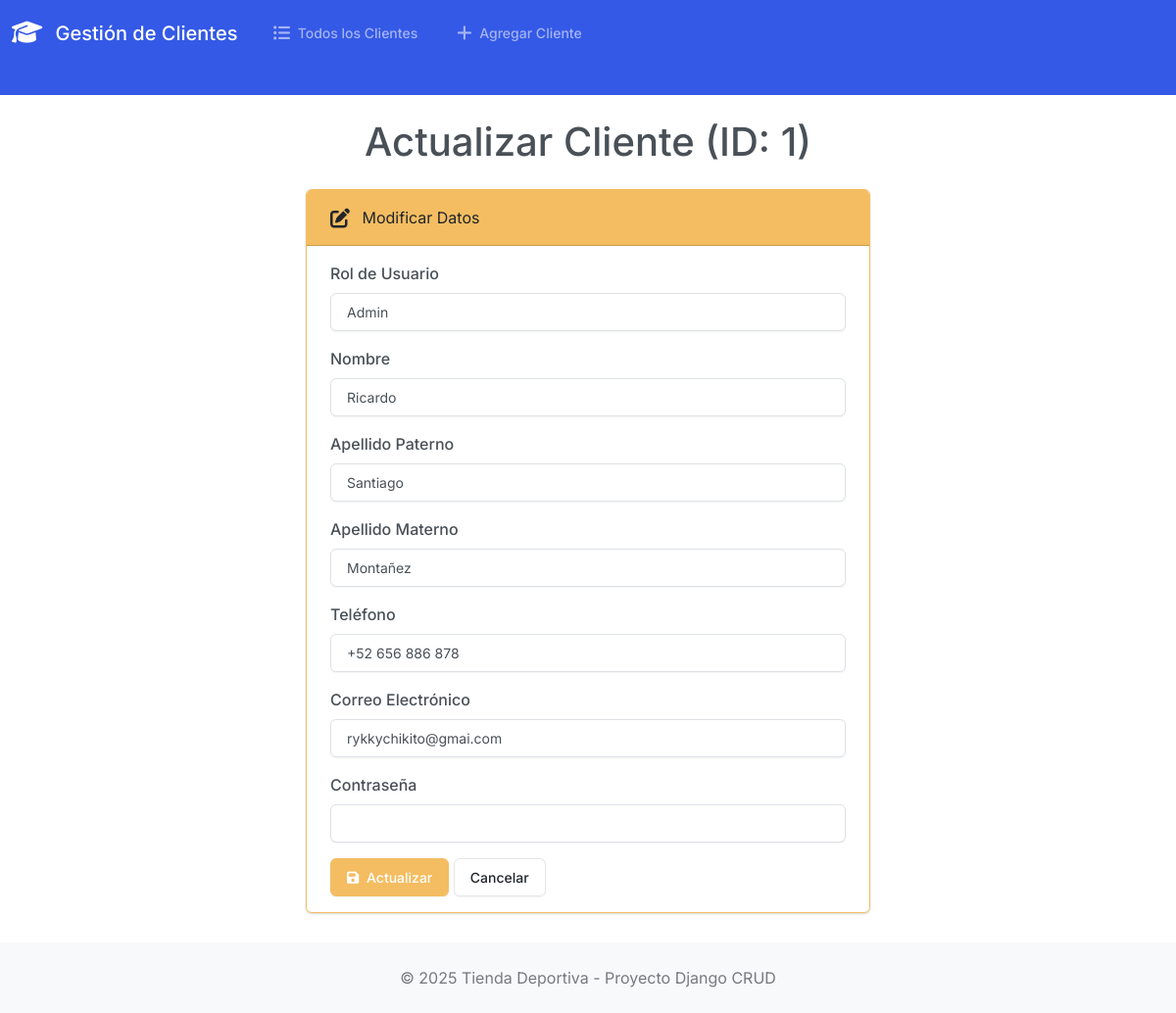
Screenshot of /editar/1/ with the database file from the repository.
### app_clientes/models.py (models this page shows, shortened)
class Rol(models.Model):
    id_rol = models.AutoField(primary_key=True)
    nombre_rol = models.CharField(max_length=50, unique=True)
    def __str__(self):
        return self.nombre_rol

class Cliente(models.Model):
    id_cliente = models.AutoField(primary_key=True)
    id_rol = models.ForeignKey(Rol, on_delete=models.SET_NULL, null=True, verbose_name="Rol de Usuario")
    nombre = models.CharField(max_length=100)
    ap_paterno = models.CharField(max_length=100)
    ap_materno = models.CharField(max_length=100, blank=True, null=True) # Puede ser opcional
    telefono = models.CharField(max_length=15, blank=True, null=True) # Puede ser opcional
    email = models.EmailField(max_length=100, unique=True)
    password = models.CharField(max_length=255)
    fecha_registro = models.DateTimeField(auto_now_add=True)
    class Meta:
        verbose_name = "Cliente"
        verbose_name_plural = "Clientes"

### app_clientes/views.py (the view)
# urls.py: path('editar/<int:cliente_id>/', views.editar, name='editar'),
def editar(request, cliente_id):
    cliente = get_object_or_404(Cliente, pk=cliente_id)
    if request.method == 'POST':
        form = ClienteForm(request.POST, instance=cliente)
        if form.is_valid():
            form.save()
            return redirect(reverse('index'))
    else:
        form = ClienteForm(instance=cliente)
    context = {'form': form, 'cliente_id': cliente_id}
    return render(request, 'app_clientes/editar.html', context)

### app_clientes/forms.py
class ClienteForm(forms.ModelForm):
    class Meta:
        model = Cliente
        exclude = ('id_cliente', 'fecha_registro',)
        widgets = {
            'id_rol': forms.Select(attrs={'class': 'form-control'}),
            'nombre': forms.TextInput(attrs={'class': 'form-control'}),
            'ap_paterno': forms.TextInput(attrs={'class': 'form-control'}),
            'ap_materno': forms.TextInput(attrs={'class': 'form-control'}),
            'telefono': forms.TextInput(attrs={'class': 'form-control'}),
            'email': forms.EmailInput(attrs={'class': 'form-control'}),
            'password': forms.PasswordInput(attrs={'class': 'form-control'}),
        }
        labels = {
            'id_rol': 'Rol de Usuario',
            'nombre': 'Nombre',
            'ap_paterno': 'Apellido Paterno',
            'ap_materno': 'Apellido Materno',
            'telefono': 'Teléfono',
            'email': 'Correo Electrónico',
            'password': 'Contraseña',
        }

### app_clientes/templates/app_clientes/editar.html (shortened to what this page needs)
{% extends 'base.html' %}
{% block contenido %}
<h1 class="text-center mb-4">Actualizar Cliente (ID: {{ cliente_id }})</h1>
<div class="row justify-content-center">
    <div class="col-md-6">
        <div class="card border-warning">
            <div class="card-header bg-warning text-dark">
                <i class="fa-solid fa-edit fa-lg me-2"></i> Modificar Datos
            </div>
            <div class="card-body">
                <form method="post" action="{% url 'editar' cliente_id %}">
                    {% for field in form %}
                    <div class="mb-3">
                        <label for="{{ field.id_for_label }}" class="form-label">{{ field.label }}</label>
                        {{ field }}
                    </div>
                    {% endfor %}
                    <button type="submit" class="btn btn-warning"><i class="fa-solid fa-save me-1"></i> Actualizar</button>
                    <a href="{% url 'index' %}" class="btn btn-secondary">Cancelar</a>
                </form>
            </div>
        </div>
    </div>
</div>
{% endblock contenido %}

### app_clientes/templates/base.html (style rules this page uses)
body { display: flex; flex-direction: column; min-height: 100vh; }

### rows the page displays
Rol: form "Admin"
Cliente: form "Ricardo" "Santiago" "Montañez" "+52 656 886 878" "rykkychikito@gmai.com"

### other values shown
{{ cliente_id }} "1"
{{ field.label }} "Rol de Usuario" "Nombre" "Apellido Paterno" "Apellido Materno" "Teléfono" "Correo Electrónico" "Contraseña"
